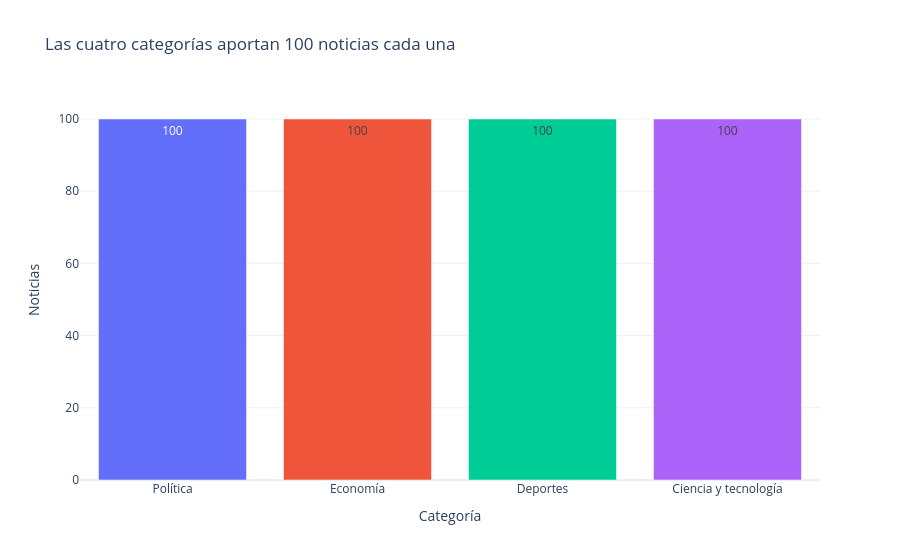

This figure's notebook cell:
### Markdown cell above
## 3. Análisis exploratorio con Plotly Express

Las figuras conservan su salida interactiva y una imagen estática para la lectura en GitHub.
Los títulos se calculan a partir de los datos. La distribución por categoría refleja una decisión
de muestreo por cuotas, no una conclusión sobre la agenda editorial del medio.

### Code cell
por_categoria = df.etiqueta.value_counts().reindex(CATEGORIES).rename_axis('categoria').reset_index(name='noticias')
nombres = {'politica': 'Política', 'economia': 'Economía', 'deportes': 'Deportes',
           'ciencia_tecnologia': 'Ciencia y tecnología'}
por_categoria['categoria_visible'] = por_categoria.categoria.map(nombres)
titulo = ('Las cuatro categorías aportan ' + str(int(por_categoria.noticias.iloc[0])) + ' noticias cada una'
          if por_categoria.noticias.nunique() == 1 else 'La muestra tiene diferencias de tamaño entre categorías')
fig = px.bar(por_categoria, x='categoria_visible', y='noticias', color='categoria_visible',
             title=titulo, text_auto=True, labels={'categoria_visible': 'Categoría', 'noticias': 'Noticias'})
fig.update_layout(showlegend=False)
fig.show()

### Figure 1 — Plotly figure (JSON) as saved in the notebook; plotly's stock layout.template omitted (floating-point values rounded to 4 significant figures)
{"data": [{"hovertemplate": "Categoría=%{x}<br>Noticias=%{y}<extra></extra>", "legendgroup": "Política", "marker": {"color": "#636efa", "pattern": {"shape": ""}}, "name": "Política", "orientation": "v", "showlegend": true, "textposition": "auto", "texttemplate": "%{y}", "type": "bar", "x": ["Política"], "xaxis": "x", "y": [100], "yaxis": "y"}, {"hovertemplate": "Categoría=%{x}<br>Noticias=%{y}<extra></extra>", "legendgroup": "Economía", "marker": {"color": "#EF553B", "pattern": {"shape": ""}}, "name": "Economía", "orientation": "v", "showlegend": true, "textposition": "auto", "texttemplate": "%{y}", "type": "bar", "x": ["Economía"], "xaxis": "x", "y": [100], "yaxis": "y"}, {"hovertemplate": "Categoría=%{x}<br>Noticias=%{y}<extra></extra>", "legendgroup": "Deportes", "marker": {"color": "#00cc96", "pattern": {"shape": ""}}, "name": "Deportes", "orientation": "v", "showlegend": true, "textposition": "auto", "texttemplate": "%{y}", "type": "bar", "x": ["Deportes"], "xaxis": "x", "y": [100], "yaxis": "y"}, {"hovertemplate": "Categoría=%{x}<br>Noticias=%{y}<extra></extra>", "legendgroup": "Ciencia y tecnología", "marker": {"color": "#ab63fa", "pattern": {"shape": ""}}, "name": "Ciencia y tecnología", "orientation": "v", "showlegend": true, "textposition": "auto", "texttemplate": "%{y}", "type": "bar", "x": ["Ciencia y tecnología"], "xaxis": "x", "y": [100], "yaxis": "y"}], "layout": {"barmode": "relative", "legend": {"title": {"text": "Categoría"}, "tracegroupgap": 0}, "showlegend": false, "title": {"text": "Las cuatro categorías aportan 100 noticias cada una"}, "xaxis": {"anchor": "y", "categoryarray": ["Política", "Economía", "Deportes", "Ciencia y tecnología"], "categoryorder": "array", "domain": [0.0, 1.0], "title": {"text": "Categoría"}}, "yaxis": {"anchor": "x", "domain": [0.0, 1.0], "title": {"text": "Noticias"}}}}
